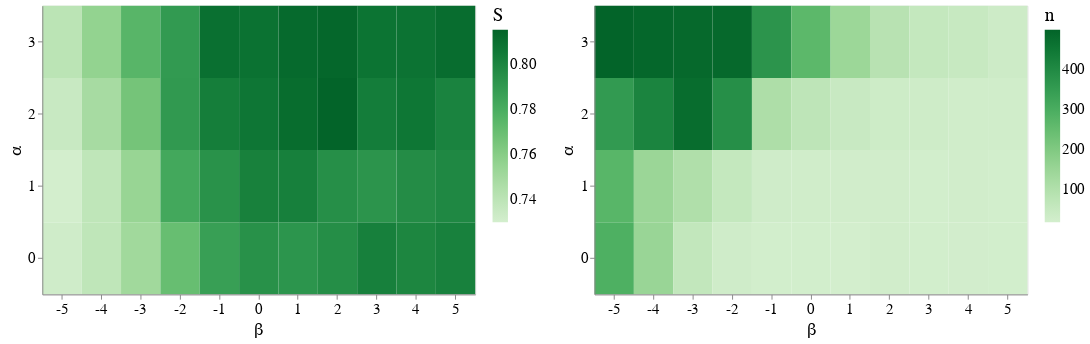

Write notebook code for a chart like this one.
### Code cell
import altair as alt
import os
import pandas as pd
import numpy as np
import matplotlib.pyplot as plt

folder = "../results_data/results_data_supplementary/gravity_extended_side-50_dens-0.7_pop-0.3_hom-0.3_town-True/"


csv_list = os.listdir(folder)
results = pd.read_csv(folder+"/"+csv_list[0])

for csv in csv_list[1:]:
    temp = pd.read_csv(folder+"/"+csv)
    results = pd.concat([results,temp])


results["model"] = results["mobility"].apply(lambda m: eval(m)["model"])
results["metric"] = results["mobility"].apply(lambda m: eval(m)["metric"] if "metric" in m else 0)
results["beta"] = results["mobility"].apply(lambda m: eval(m)["beta"] if "beta" in m else 0)
results["alpha"] = results["mobility"].apply(lambda m: eval(m)["alpha"] if "alpha" in m else 0)

    
    
group_gravityalfabeta = results.groupby(["alpha","beta"]).agg(mean_step=('Step', np.mean), 
                                                               mean_seg=('total_segregation', np.mean),
                                                               mean_cen_seg=('center_segregation', np.mean),
                                                                mean_per_seg=('periphery_segregation', np.mean),
                                                              ).reset_index()


#group_gravityalfabeta = group_gravityalfabeta[group_gravityalfabeta["alpha"]<=2group_gravityalfabeta = group_gravityalfabeta[group_gravityalfabeta["alpha"]<=2#2group_gravityalfabeta = group_gravityalfabeta[group_gravityalfabeta["alpha"]<=2group_gravityalfabeta = group_gravityalfabeta[group_gravityalfabeta["alpha"]<=2#]
group_gravityalfabeta = group_gravityalfabeta[group_gravityalfabeta["alpha"] == group_gravityalfabeta["alpha"].apply(lambda x: int(x))]



#group_gravityalfabeta = group_gravityalfabeta[group_gravityalfabeta["alpha"]<=2group_gravityalfabeta = group_gravityalfabeta[group_gravityalfabeta["alpha"]<=2#2group_gravityalfabeta = group_gravityalfabeta[group_gravityalfabeta["alpha"]<=2group_gravityalfabeta = group_gravityalfabeta[group_gravityalfabeta["alpha"]<=2#]
group_gravityalfabeta = group_gravityalfabeta[group_gravityalfabeta["alpha"] == group_gravityalfabeta["alpha"].apply(lambda x: int(x))]


group_gravityalfabeta = group_gravityalfabeta[group_gravityalfabeta["alpha"]>=0]

heatmap1 = alt.Chart(group_gravityalfabeta).mark_rect().encode(
    alt.X('beta:O', title="β"),
    alt.Y('alpha:O', title="α", scale=alt.Scale(reverse=True)),
    
    color=alt.Color('mean_seg:Q',
        scale=alt.Scale(scheme='greens'),
        legend=alt.Legend(title="S", titleFontWeight="normal",  labelFontSize=16,titleFontSize=20),
    )).properties(
    width=450,
    height=300)


heatmap2 = alt.Chart(group_gravityalfabeta).mark_rect().encode(
    alt.X('beta:O', title="β"),
    alt.Y('alpha:O', title="α", scale=alt.Scale(reverse=True)),
    
    color=alt.Color('mean_step:Q',
        scale=alt.Scale(scheme='greens'),
        legend=alt.Legend(title="n", titleFontWeight="normal",  labelFontSize=16,titleFontSize=20),
    )).properties(
    width=450,
    height=300)

alt.hconcat(heatmap1 , heatmap2).resolve_scale(
    color='independent').configure_axis(
    gridOpacity=0.5,titleFontWeight="normal", labelFontSize =16, titleFontSize=19, labelAngle=0
    
    )

### Figure 1 — Vega-Lite specification as saved in the notebook (floating-point values rounded to 4 significant figures)
{"config": {"view": {"continuousWidth": 300, "continuousHeight": 300}, "axis": {"gridOpacity": 0.5, "labelAngle": 0, "labelFontSize": 16, "titleFontSize": 19, "titleFontWeight": "normal"}}, "hconcat": [{"mark": {"type": "rect"}, "encoding": {"color": {"field": "mean_seg", "legend": {"labelFontSize": 16, "title": "S", "titleFontSize": 20, "titleFontWeight": "normal"}, "scale": {"scheme": "greens"}, "type": "quantitative"}, "x": {"field": "beta", "title": "β", "type": "ordinal"}, "y": {"field": "alpha", "scale": {"reverse": true}, "title": "α", "type": "ordinal"}}, "height": 300, "width": 450}, {"mark": {"type": "rect"}, "encoding": {"color": {"field": "mean_step", "legend": {"labelFontSize": 16, "title": "n", "titleFontSize": 20, "titleFontWeight": "normal"}, "scale": {"scheme": "greens"}, "type": "quantitative"}, "x": {"field": "beta", "title": "β", "type": "ordinal"}, "y": {"field": "alpha", "scale": {"reverse": true}, "title": "α", "type": "ordinal"}}, "height": 300, "width": 450}], "data": {"name": "data-52188935c3dc626c4577d852710e5323"}, "resolve": {"scale": {"color": "independent"}}, "$schema": "https://vega.github.io/schema/vega-lite/v5.6.1.json", "datasets": {"data-52188935c3dc626c4577d852710e5323": [{"alpha": 0.0, "beta": -5.0, "mean_step": 291.9, "mean_seg": 0.7315, "mean_cen_seg": 0.7214, "mean_per_seg": 0.733}, {"alpha": 0.0, "beta": -4.0, "mean_step": 150.9, "mean_seg": 0.7387, "mean_cen_seg": 0.7339, "mean_per_seg": 0.7394}, {"alpha": 0.0, "beta": -3.0, "mean_step": 60.47, "mean_seg": 0.7507, "mean_cen_seg": 0.7563, "mean_per_seg": 0.7499}, {"alpha": 0.0, "beta": -2.0, "mean_step": 28.1, "mean_seg": 0.7702, "mean_cen_seg": 0.7634, "mean_per_seg": 0.7712}, {"alpha": 0.0, "beta": -1.0, "mean_step": 19.27, "mean_seg": 0.7872, "mean_cen_seg": 0.7835, "mean_per_seg": 0.7879}, {"alpha": 0.0, "beta": 0.0, "mean_step": 19.63, "mean_seg": 0.7942, "mean_cen_seg": 0.7869, "mean_per_seg": 0.7954}, {"alpha": 0.0, "beta": 1.0, "mean_step": 16.83, "mean_seg": 0.7922, "mean_cen_seg": 0.7991, "mean_per_seg": 0.7914}, {"alpha": 0.0, "beta": 2.0, "mean_step": 20.93, "mean_seg": 0.7957, "mean_cen_seg": 0.8315, "mean_per_seg": 0.7914}, {"alpha": 0.0, "beta": 3.0, "mean_step": 19.4, "mean_seg": 0.8022, "mean_cen_seg": 0.8496, "mean_per_seg": 0.7966}, {"alpha": 0.0, "beta": 4.0, "mean_step": 20.33, "mean_seg": 0.7998, "mean_cen_seg": 0.8474, "mean_per_seg": 0.7944}, {"alpha": 0.0, "beta": 5.0, "mean_step": 18.67, "mean_seg": 0.802, "mean_cen_seg": 0.8502, "mean_per_seg": 0.7966}, {"alpha": 1.0, "beta": -5.0, "mean_step": 272.4, "mean_seg": 0.7299, "mean_cen_seg": 0.7104, "mean_per_seg": 0.7328}, {"alpha": 1.0, "beta": -4.0, "mean_step": 147.3, "mean_seg": 0.7388, "mean_cen_seg": 0.7064, "mean_per_seg": 0.7438}, {"alpha": 1.0, "beta": -3.0, "mean_step": 102.0, "mean_seg": 0.7541, "mean_cen_seg": 0.7083, "mean_per_seg": 0.762}, {"alpha": 1.0, "beta": -2.0, "mean_step": 54.43, "mean_seg": 0.7825, "mean_cen_seg": 0.7264, "mean_per_seg": 0.7929}, {"alpha": 1.0, "beta": -1.0, "mean_step": 27.47, "mean_seg": 0.7938, "mean_cen_seg": 0.7386, "mean_per_seg": 0.8044}, {"alpha": 1.0, "beta": 0.0, "mean_step": 24.2, "mean_seg": 0.8021, "mean_cen_seg": 0.752, "mean_per_seg": 0.8115}, {"alpha": 1.0, "beta": 1.0, "mean_step": 21.73, "mean_seg": 0.8022, "mean_cen_seg": 0.7539, "mean_per_seg": 0.811}, {"alpha": 1.0, "beta": 2.0, "mean_step": 21.7, "mean_seg": 0.7951, "mean_cen_seg": 0.7497, "mean_per_seg": 0.803}, {"alpha": 1.0, "beta": 3.0, "mean_step": 19.37, "mean_seg": 0.7924, "mean_cen_seg": 0.7583, "mean_per_seg": 0.7981}, {"alpha": 1.0, "beta": 4.0, "mean_step": 20.97, "mean_seg": 0.7964, "mean_cen_seg": 0.7728, "mean_per_seg": 0.8001}, {"alpha": 1.0, "beta": 5.0, "mean_step": 19.8, "mean_seg": 0.7984, "mean_cen_seg": 0.7999, "mean_per_seg": 0.7983}, {"alpha": 2.0, "beta": -5.0, "mean_step": 355.5, "mean_seg": 0.735, "mean_cen_seg": 0.6969, "mean_per_seg": 0.7412}, {"alpha": 2.0, "beta": -4.0, "mean_step": 415.4, "mean_seg": 0.7483, "mean_cen_seg": 0.6955, "mean_per_seg": 0.7578}, {"alpha": 2.0, "beta": -3.0, "mean_step": 478.2, "mean_seg": 0.7661, "mean_cen_seg": 0.7036, "mean_per_seg": 0.778}, {"alpha": 2.0, "beta": -2.0, "mean_step": 386.4, "mean_seg": 0.7902, "mean_cen_seg": 0.7356, "mean_per_seg": 0.801}, {"alpha": 2.0, "beta": -1.0, "mean_step": 107.1, "mean_seg": 0.8034, "mean_cen_seg": 0.7499, "mean_per_seg": 0.8141}, {"alpha": 2.0, "beta": 0.0, "mean_step": 69.0, "mean_seg": 0.807, "mean_cen_seg": 0.7512, "mean_per_seg": 0.818}, {"alpha": 2.0, "beta": 1.0, "mean_step": 44.5, "mean_seg": 0.8113, "mean_cen_seg": 0.7539, "mean_per_seg": 0.8227}, {"alpha": 2.0, "beta": 2.0, "mean_step": 31.23, "mean_seg": 0.8152, "mean_cen_seg": 0.7634, "mean_per_seg": 0.8253}, {"alpha": 2.0, "beta": 3.0, "mean_step": 30.47, "mean_seg": 0.8037, "mean_cen_seg": 0.7502, "mean_per_seg": 0.8141}, {"alpha": 2.0, "beta": 4.0, "mean_step": 25.07, "mean_seg": 0.8064, "mean_cen_seg": 0.7527, "mean_per_seg": 0.8167}, {"alpha": 2.0, "beta": 5.0, "mean_step": 25.0, "mean_seg": 0.8008, "mean_cen_seg": 0.7509, "mean_per_seg": 0.81}, {"alpha": 3.0, "beta": -5.0, "mean_step": 499.9, "mean_seg": 0.7405, "mean_cen_seg": 0.6671, "mean_per_seg": 0.7542}, {"alpha": 3.0, "beta": -4.0, "mean_step": 492.1, "mean_seg": 0.7558, "mean_cen_seg": 0.6811, "mean_per_seg": 0.7706}, {"alpha": 3.0, "beta": -3.0, "mean_step": 486.2, "mean_seg": 0.7752, "mean_cen_seg": 0.7065, "mean_per_seg": 0.789}, {"alpha": 3.0, "beta": -2.0, "mean_step": 488.2, "mean_seg": 0.7897, "mean_cen_seg": 0.7143, "mean_per_seg": 0.8049}, {"alpha": 3.0, "beta": -1.0, "mean_step": 372.2, "mean_seg": 0.8097, "mean_cen_seg": 0.7467, "mean_per_seg": 0.8225}, {"alpha": 3.0, "beta": 0.0, "mean_step": 266.1, "mean_seg": 0.809, "mean_cen_seg": 0.7462, "mean_per_seg": 0.8215}, {"alpha": 3.0, "beta": 1.0, "mean_step": 144.8, "mean_seg": 0.8126, "mean_cen_seg": 0.7546, "mean_per_seg": 0.8242}, {"alpha": 3.0, "beta": 2.0, "mean_step": 84.4, "mean_seg": 0.8137, "mean_cen_seg": 0.7543, "mean_per_seg": 0.8256}, {"alpha": 3.0, "beta": 3.0, "mean_step": 53.7, "mean_seg": 0.8082, "mean_cen_seg": 0.7552, "mean_per_seg": 0.8188}, {"alpha": 3.0, "beta": 4.0, "mean_step": 48.47, "mean_seg": 0.8084, "mean_cen_seg": 0.7647, "mean_per_seg": 0.8171}, {"alpha": 3.0, "beta": 5.0, "mean_step": 33.3, "mean_seg": 0.811, "mean_cen_seg": 0.7513, "mean_per_seg": 0.8228}]}}
